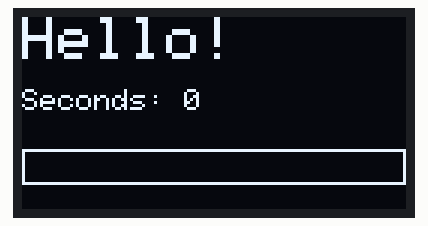
Bench run of a program on a simulated ESP32. On the bench: 128×64 one-colour display.

Above: at 0.1 s.
At 1.1 s:
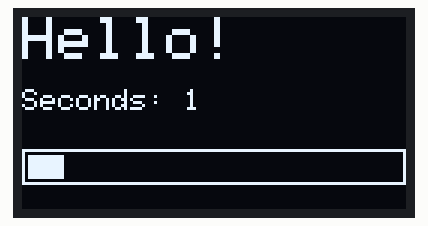
At 2.1 s:
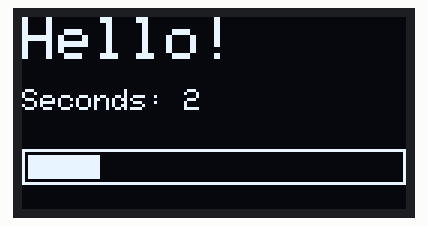
At 5.1 s:
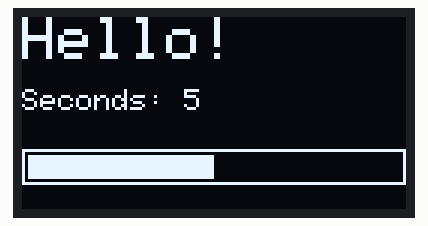
At 7.1 s:
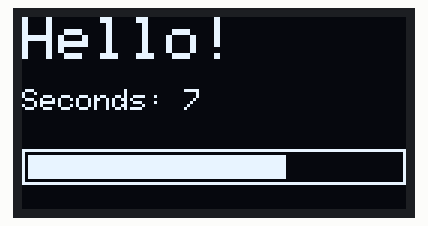
At 10.1 s:
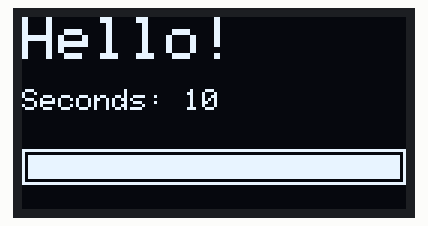

Measured:
- by itself, everything shown: repeats every 11.0 s, in 11 steps
- what the display in image 1 shows lasts 1.0 s, from 1.1 s to 2.1 s

The program:

main.cpp
```cpp
#include <Arduino.h>
#include <Wire.h>
#include <Adafruit_GFX.h>
#include <Adafruit_SSD1306.h>

constexpr uint8_t screenWidth = 128; // OLED width in pixels
constexpr uint8_t screenHeight = 64; // OLED height in pixels
constexpr uint8_t oledAddress = 0x3C;

constexpr uint32_t updateInterval = 1000; // redraw once per second
constexpr uint8_t maxSeconds = 10;        // the progress bar is full after 10 s

// Create the display object.
// &Wire: the I2C bus it is connected to, -1: no reset pin
Adafruit_SSD1306 display(screenWidth, screenHeight, &Wire, -1);

uint32_t lastUpdateTime = 0;
uint8_t seconds = 0;

// Draw the complete screen into the buffer and then send it to the display.
void drawScreen()
{
  // 1. clear the buffer (in RAM – the display does not change yet)
  display.clearDisplay();

  // 2. draw text
  display.setTextColor(SSD1306_WHITE);
  display.setTextSize(2); // 2x size: 12x16 pixels per character
  display.setCursor(0, 0);
  display.println("Hello!");

  display.setTextSize(1); // normal size: 6x8 pixels per character
  display.setCursor(0, 24);
  display.printf("Seconds: %d", seconds);

  // 3. draw shapes: a progress bar (frame + filled part)
  uint8_t barWidth = map(seconds, 0, maxSeconds, 0, screenWidth - 4);
  display.drawRect(0, 44, screenWidth, 12, SSD1306_WHITE);
  display.fillRect(2, 46, barWidth, 8, SSD1306_WHITE);

  // 4. send the buffer to the display – only now you see the changes
  display.display();
}

void setup()
{
  Serial.begin(115200);

  // initialize the display. SSD1306_SWITCHCAPVCC: generate the display voltage internally
  if (!display.begin(SSD1306_SWITCHCAPVCC, oledAddress))
  {
    Serial.println("SSD1306 not found – check wiring and address!");
    while (true)
    {
      // stop here, nothing else makes sense without a display
    }
  }

  drawScreen();
  lastUpdateTime = millis();
}

void loop()
{
  if (millis() - lastUpdateTime >= updateInterval)
  {
    lastUpdateTime = millis();

    seconds++;
    if (seconds > maxSeconds)
    {
      seconds = 0;
    }

    // only redraw when something changed – a full redraw sends 1 KB over I2C
    drawScreen();
  }
}
```
